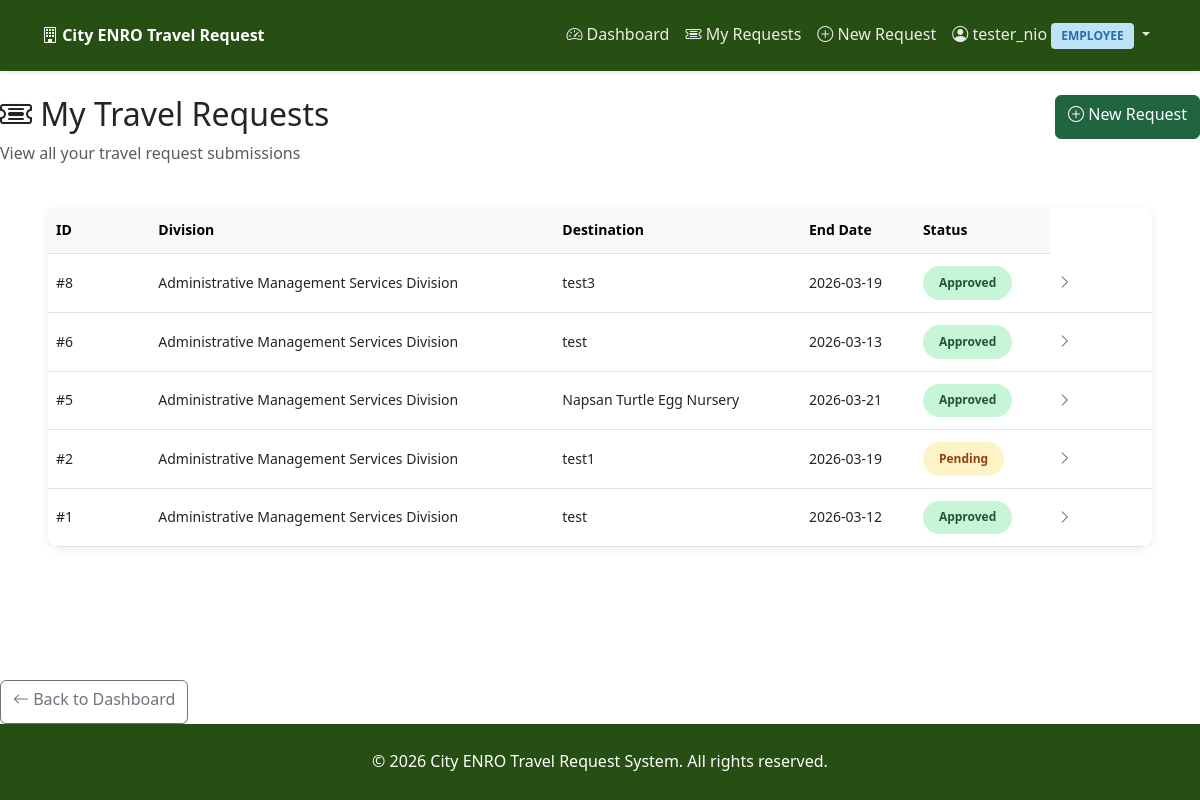
Page /tickets/my (signed in) on the committed database.
### tables this page shows
CREATE TABLE tickets (
            id INTEGER PRIMARY KEY AUTOINCREMENT,
            user_id INTEGER NOT NULL,
            division_id INTEGER NOT NULL,
            destination VARCHAR(200) NOT NULL,
            purpose TEXT NOT NULL,
            associates TEXT,
            start_date DATE NOT NULL,
            end_date DATE NOT NULL,
            vehicle_needed VARCHAR(10) DEFAULT 'no',
            vehicle_assigned VARCHAR(100),
            status VARCHAR(50) DEFAULT 'pending',
            created_at TIMESTAMP DEFAULT CURRENT_TIMESTAMP,
            updated_at TIMESTAMP DEFAULT CURRENT_TIMESTAMP,
            FOREIGN KEY (user_id) REFERENCES users(id),
            FOREIGN KEY (division_id) REFERENCES divisions(id)
        );

CREATE TABLE divisions (
            id INTEGER PRIMARY KEY AUTOINCREMENT,
            name VARCHAR(100) NOT NULL
        );

### routes/tickets.py (the view, shortened to what this page needs)
@tickets_bp.route('/my')
def my_tickets():
    if not require_login():
        return redirect(url_for('auth.login'))
    db_type = getattr(Config, 'DATABASE_TYPE', 'sqlite')
    try:
        conn = get_db_connection()
        cursor = conn.cursor()
        if db_type == 'sqlite':
            cursor.execute("""
                SELECT t.*, d.name as division_name
                FROM tickets t
                JOIN divisions d ON t.division_id = d.id
                WHERE t.user_id = ?
                ORDER BY t.created_at DESC
            """, (session['user_id'],))
        if db_type == 'sqlite':
            rows = cursor.fetchall()
            tickets = [dict_from_row(row) for row in rows]
        else:
            tickets = cursor.fetchall()
        conn.close()
        for ticket in tickets:
            if ticket.get('start_date') and isinstance(ticket.get('start_date'), str):
                ticket['start_date'] = datetime.strptime(ticket['start_date'], '%Y-%m-%d').date()
            if ticket.get('end_date') and isinstance(ticket.get('end_date'), str):
                ticket['end_date'] = datetime.strptime(ticket['end_date'], '%Y-%m-%d').date()
    except Exception as e:
        flash(f'Error loading tickets: {str(e)}', 'danger')
        tickets = []
    return render_template('tickets/my_tickets.html', tickets=tickets)

### db.py (called while the page is built)
def get_db_type():
    try:
        from flask import has_request_context, request
        if has_request_context() and hasattr(current_app, 'config'):
            return current_app.config.get('DATABASE_TYPE', 'sqlite')
    except:
        pass
    return 'sqlite'

def get_db_connection():
    db_type = get_db_type()
    if db_type == 'sqlite':
        return get_sqlite_connection()
    else:
        return get_mysql_connection()

def get_sqlite_connection():
    import os
    from config import Config
    db_path = getattr(Config, 'SQLITE_DATABASE', 'cityhall.db')
    try:
        if hasattr(current_app, 'config'):
            db_path = current_app.config.get('SQLITE_DATABASE', db_path)
    except:
        pass
    conn = sqlite3.connect(db_path)
    conn.row_factory = sqlite3.Row
    return conn

def dict_from_row(row):
    if row is None:
        return None
    if hasattr(row, 'keys'):
        return dict(zip(row.keys(), row))
    return row

### routes/tickets.py (called while the page is built)
def require_login():
    return 'user_id' in session

### templates/tickets/my_tickets.html (shortened to what this page needs)
{% extends "base.html" %}
{% block content %}
<div class="row mb-4">
    <div class="col-md-8">
        <h2><i class="bi bi-ticket-detailed"></i> My Travel Requests</h2>
        <p class="text-muted">View all your travel request submissions</p>
    </div>
    <div class="col-md-4 text-end">
        <a href="{{ url_for('tickets.create') }}" class="btn btn-primary">
            <i class="bi bi-plus-circle"></i> New Request
        </a>
    </div>
</div>
<div class="wide-container">
    <div class="card table-card">
    <div class="card-body p-0">
        {% if tickets %}
        <div class="table-responsive">
            <table class="table table-hover mb-0">
                <thead class="table-light">
                    <tr>
                        <th>ID</th>
                        <th>Division</th>
                        <th>Destination</th>
                        <th>End Date</th>
                        <th>Status</th>
                    </tr>
                </thead>
                <tbody>
                    {% for ticket in tickets %}
                    <tr class="ticket-row" data-ticket-id="{{ ticket.id }}">
                        <td>#{{ ticket.id }}</td>
                        <td>{{ ticket.division_name }}</td>
                        <td>{{ ticket.destination }}</td>
                        <td>{{ ticket.end_date.strftime('%Y-%m-%d') if ticket.end_date else '-' }}</td>
                        <td>
                            <span class="status-badge status-{{ ticket.status }}">
                                {{ ticket.status|replace('_', ' ')|title }}
                            </span>
                        </td>
                        <td>
                            <i class="bi bi-chevron-right text-muted"></i>
                        </td>
                    </tr>
                    {% endfor %}
                </tbody>
            </table>
        </div>
        {% endif %}
    </div>
</div>
        </div>
    </div>
</div>
<div class="row mt-3">
    <div class="col-12">
        <a href="{{ url_for('main.dashboard') }}" class="btn btn-outline-secondary">
            <i class="bi bi-arrow-left"></i> Back to Dashboard
        </a>
    </div>
</div>
{% endblock %}

### templates/base.html (style rules this page uses)
:root { --primary-color: #274e13; --accent-color: #216440; --success-color: #38a169; --warning-color: #d69e2e; --danger-color: #e53e3e; --light-bg: #3f6342; }
body { background-image: url('/static/img/nd%20CREDIT%20John%20Christian%20Yayen_CNCH%20%2B%20Honday%20Bay-blue%20filter.jpg'); background-size: cover; background-position: center; background-repeat: no-repeat; background-attachment: fixed; min-height: 100vh; display: flex; flex-direction: column; font-size: clamp(0.875rem, 1rem, 1.125rem); line-height: 1.6; }
.card { border: none; border-radius: 10px; box-shadow: 0 2px 8px rgba(0,0,0,0.08); transition: transform 0.2s, box-shadow 0.2s; }
.btn-primary { background-color: var(--accent-color); border-color: var(--accent-color); }
.status-badge { padding: 5px 12px; border-radius: 20px; font-size: 0.85rem; font-weight: 500; }
.status-pending { background-color: #fef3c7; color: #92400e; }
.status-approved { background-color: #c6f6d5; color: #22543d; }
.table-card { border-radius: 10px; overflow: hidden; }
h2 { font-size: clamp(1.25rem, 3.5vw, 2rem); }
.wide-container { max-width: 1600px; margin: 0 auto; padding-left: clamp(1rem, 5vw, 3rem); padding-right: clamp(1rem, 5vw, 3rem); }
.btn { font-size: clamp(0.875rem, 2.5vw, 1rem); min-height: clamp(37px, 10vw, 43px); }
.table { font-size: clamp(0.75rem, 2vw, 0.875rem); }
.status-badge { font-size: clamp(0.75rem, 2.5vw, 0.875rem); padding: clamp(0.4rem, 2vw, 0.6rem) clamp(0.75rem, 4vw, 1rem) !important; font-weight: 600 !important; min-height: 1.5em; display: inline-flex; align-items: center; line-height: 1.2; white-space: nowrap; }
.card { margin-bottom: 1rem; border-radius: 0.75rem; }
.btn { min-height: 44px; font-size: 16px; }
.status-badge { font-size: 0.75rem; padding: 0.375rem 0.75rem; }
table { font-size: 0.875rem; }
.table th, .table td { padding: 0.75rem 0.5rem; white-space: nowrap; min-width: 80px; }
.ticket-row { cursor: pointer; transition: background-color 0.2s; }
html { overflow-y: scroll !important; }
.ticket-row td { vertical-align: middle; }

### rows in the picture
tickets: id "8", division_name "Administrative Management Services Division", destination "test3", end_date "2026-03-19", status "Approved"
tickets: id "6", division_name "Administrative Management Services Division", destination "test", end_date "2026-03-13", status "Approved"
tickets: id "5", division_name "Administrative Management Services Division", destination "Napsan Turtle Egg Nursery", end_date "2026-03-21", status "Approved"
tickets: id "2", division_name "Administrative Management Services Division", destination "test1", end_date "2026-03-19", status "Pending"
tickets: id "1", division_name "Administrative Management Services Division", destination "test", end_date "2026-03-12", status "Approved"

### other values in the picture
{{ session.full_name or session.username or 'User' }} "tester_nio"
{{ session.role }} "EMPLOYEE"
